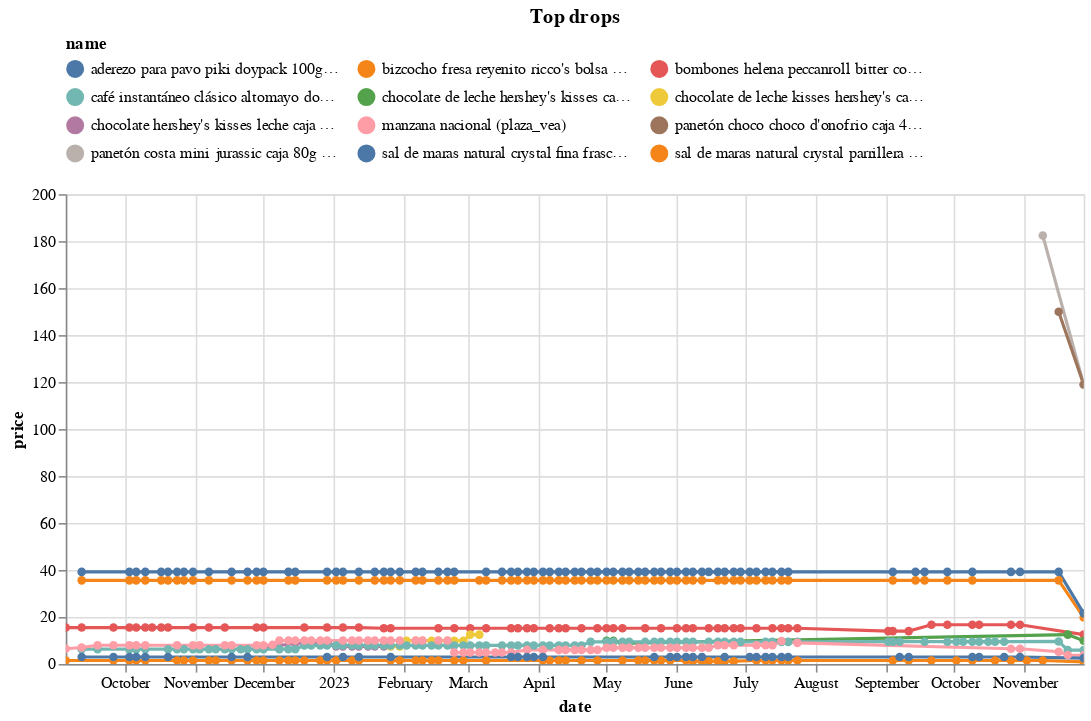

The notebook cell saved with this chart:
### Code cell
(top_changes
 .sort_values('change')
 .head(10)
 .pipe(plot_changes, 'Top drops')
)

### Figure 1 — Vega-Lite specification as saved in the notebook (floating-point values rounded to 4 significant figures; data arrays with more than 128 entries replaced by an {"elided": "..."} marker saying what was removed)
{"config": {"view": {"continuousWidth": 300, "continuousHeight": 300}, "legend": {"columns": 3, "orient": "top"}}, "data": {"name": "data-a2f231954186b959922a1ddf5c383b3a"}, "mark": {"type": "line", "point": true}, "encoding": {"color": {"field": "name", "scale": {"domain": ["aderezo para pavo piki doypack 100g (plaza_vea)", "bizcocho fresa reyenito ricco's bolsa 48g (plaza_vea)", "bombones helena peccanroll bitter con pecanas caja 100g (plaza_vea)", "café instantáneo clásico altomayo doypack 45g (plaza_vea)", "chocolate de leche hershey's kisses caja 74g (plaza_vea)", "chocolate de leche kisses hershey's caja 74g (plaza_vea)", "chocolate hershey's kisses leche caja 74g (plaza_vea)", "manzana nacional (plaza_vea)", "panetón choco choco d'onofrio caja 450g paquete 6un (plaza_vea)", "panetón costa mini jurassic caja 80g paquete 48un (plaza_vea)", "sal de maras natural crystal fina frasco 630g (plaza_vea)", "sal de maras natural crystal parrillera frasco 600g (plaza_vea)"]}, "type": "nominal"}, "tooltip": [{"field": "name", "type": "nominal"}, {"field": "price", "type": "quantitative"}, {"field": "last_price", "type": "quantitative"}], "x": {"field": "date", "type": "temporal"}, "y": {"field": "price", "type": "quantitative"}}, "params": [{"name": "param_3", "select": {"type": "point", "fields": ["name"]}, "bind": "legend"}, {"name": "param_4", "select": {"type": "interval", "encodings": ["x", "y"]}, "bind": "scales"}], "title": "Top drops", "transform": [{"filter": {"param": "param_3"}}], "width": 650, "$schema": "https://vega.github.io/schema/vega-lite/v5.15.1.json", "datasets": {"data-a2f231954186b959922a1ddf5c383b3a": {"elided": "519 records"}}}
